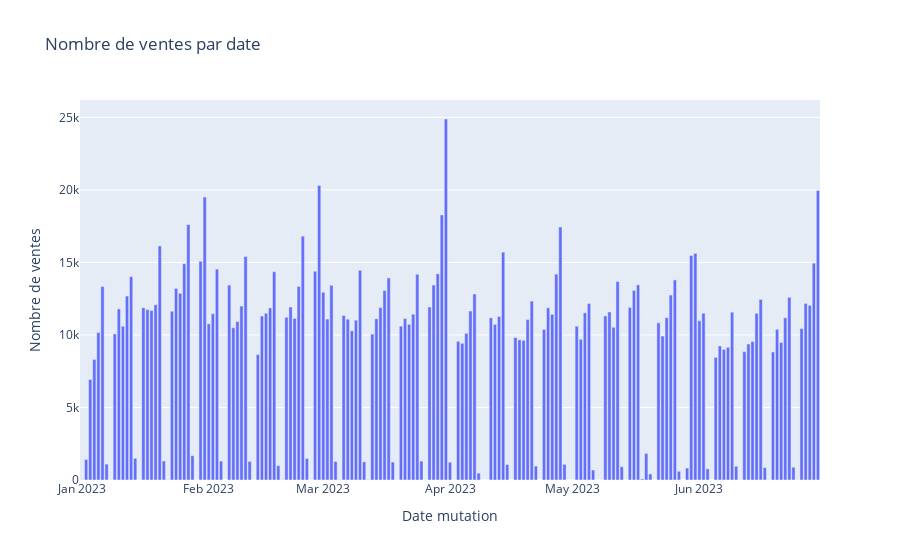

The code cell stored with this chart in its notebook:
### Markdown cell above
#Debut des visuels


##Ventes totales en France en 2023

### Code cell
ventes_totales_par_dates = clean_data
ventes_totales_par_dates["Date mutation"] = pd.to_datetime(ventes_totales_par_dates["Date mutation"], format='%d/%m/%Y')
ventes_par_date = ventes_totales_par_dates.groupby("Date mutation").size().reset_index(name="Nombre de ventes")
fig = px.bar(ventes_par_date, x='Date mutation', y='Nombre de ventes', title='Nombre de ventes par date')
fig.show()

### Figure 1 — Plotly figure (JSON) as saved in the notebook; plotly's stock layout.template omitted (floating-point values rounded to 4 significant figures; data arrays with more than 128 entries replaced by an {"elided": "..."} marker saying what was removed)
{"data": [{"alignmentgroup": "True", "hovertemplate": "Date mutation=%{x}<br>Nombre de ventes=%{y}<extra></extra>", "legendgroup": "", "marker": {"color": "#636efa", "pattern": {"shape": ""}}, "name": "", "offsetgroup": "", "orientation": "v", "showlegend": false, "textposition": "auto", "type": "bar", "x": {"elided": "176 str values"}, "xaxis": "x", "y": {"elided": "176 int values"}, "yaxis": "y"}], "layout": {"barmode": "relative", "legend": {"tracegroupgap": 0}, "title": {"text": "Nombre de ventes par date"}, "xaxis": {"anchor": "y", "domain": [0, 1], "title": {"text": "Date mutation"}}, "yaxis": {"anchor": "x", "domain": [0, 1], "title": {"text": "Nombre de ventes"}}}}
